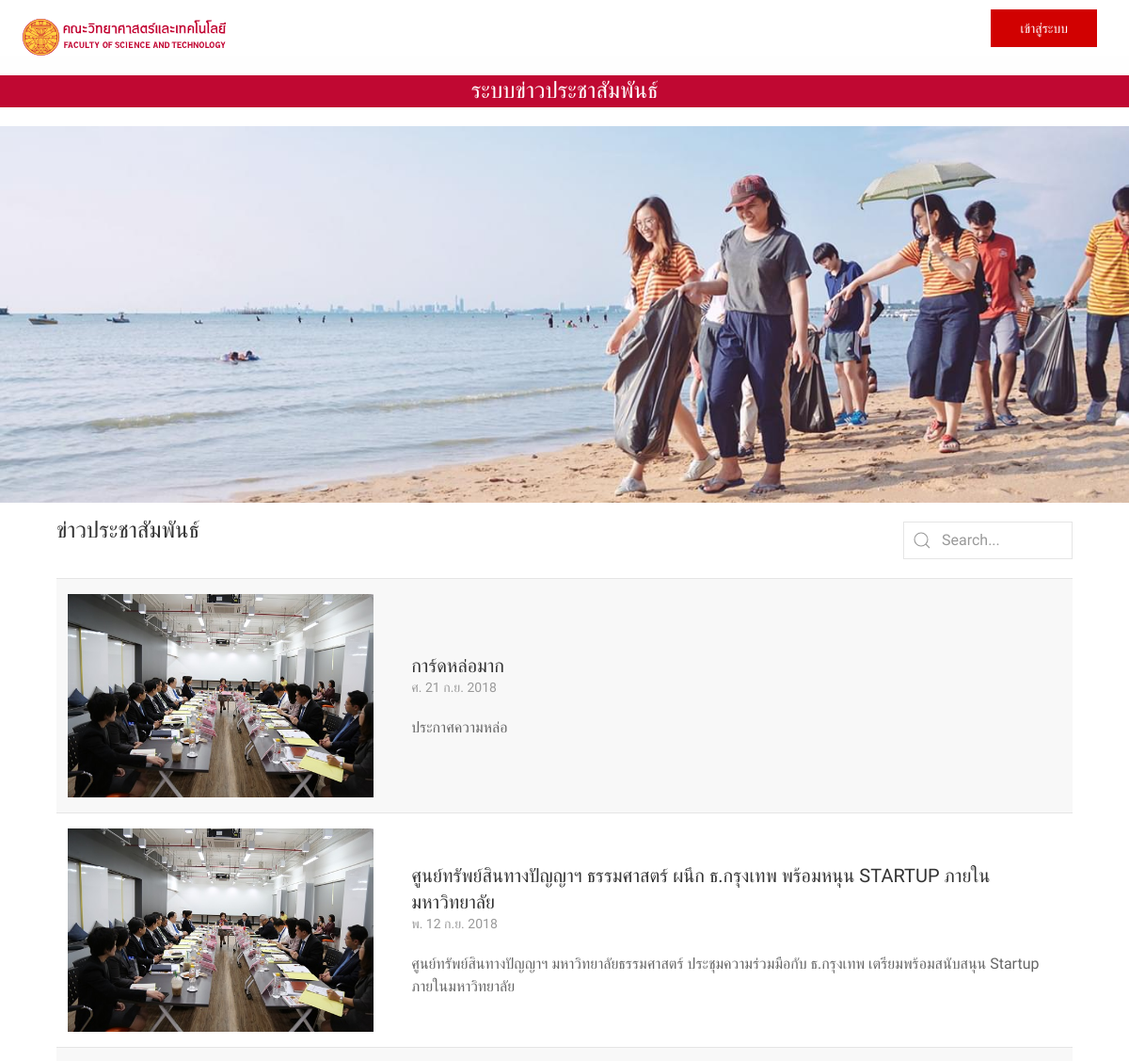
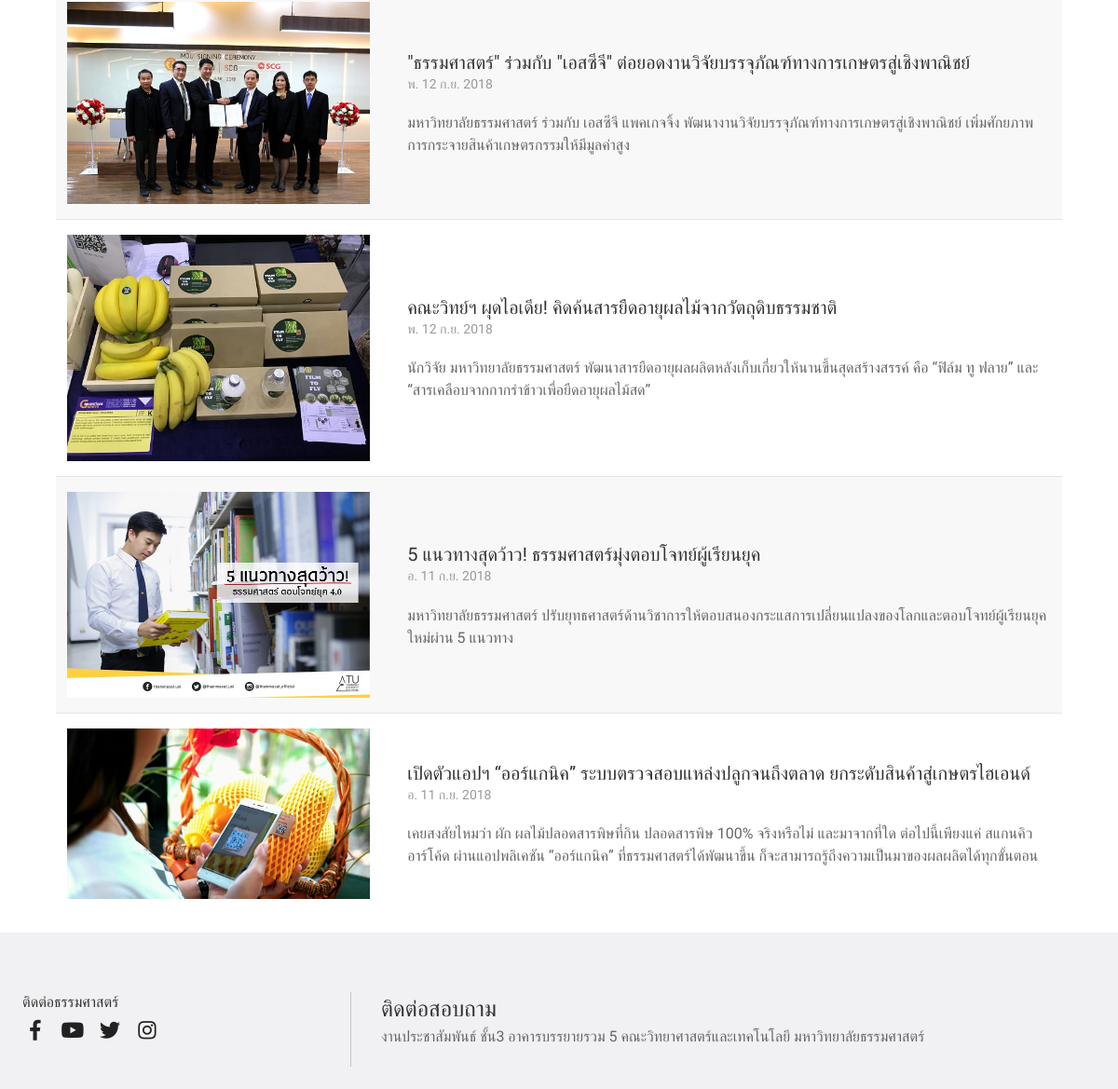
Before: / with the older database file (2 pictures, top to bottom).
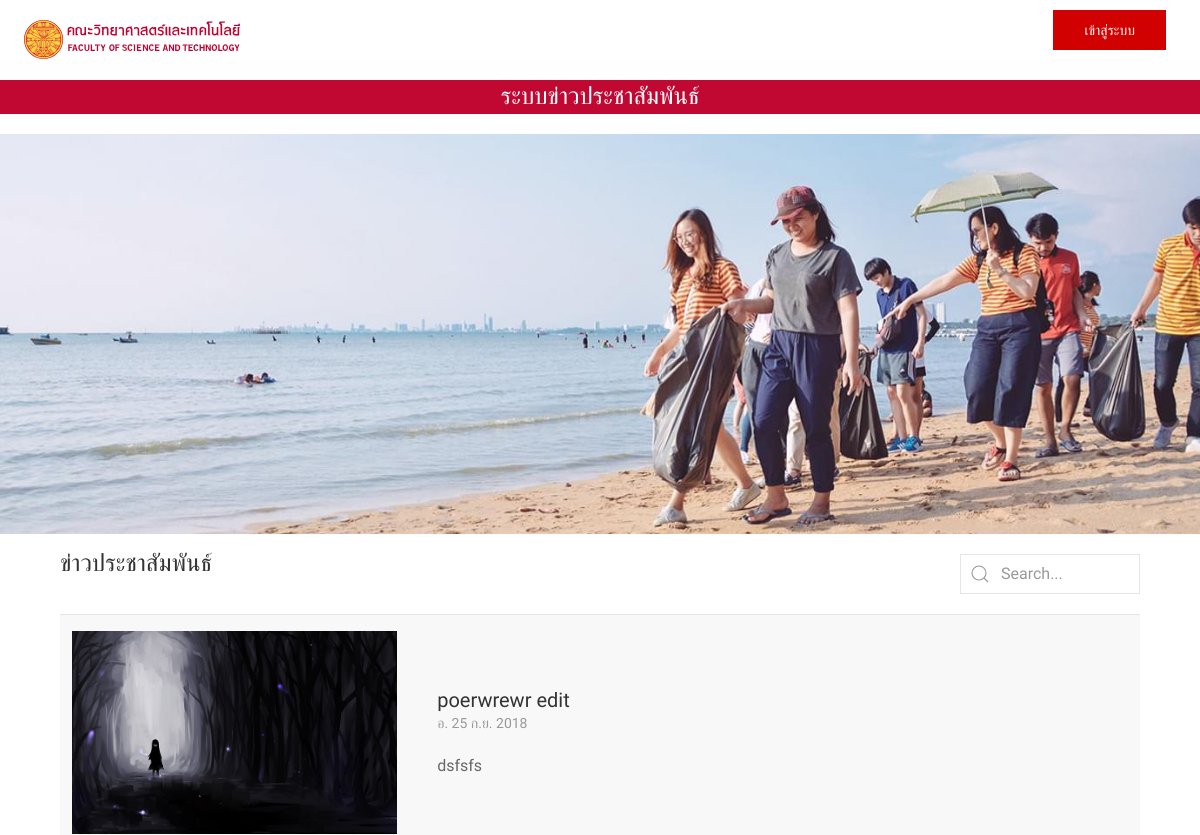
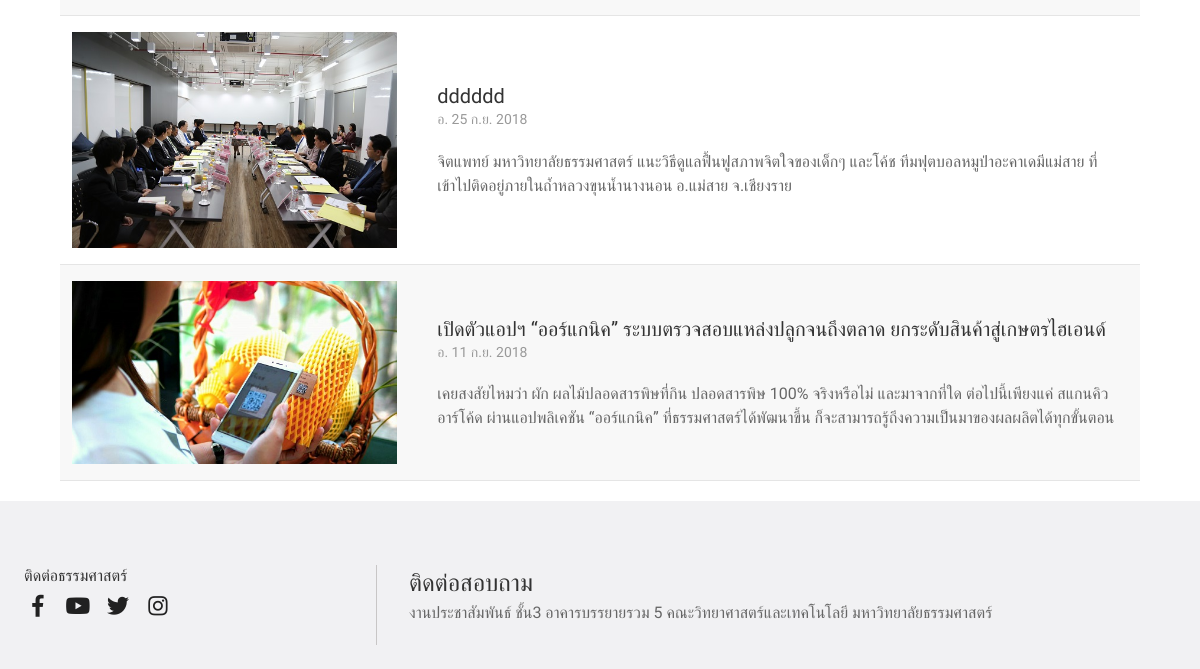
After: the same page with the newer database file (2 pictures, top to bottom).
### app/models.py (models this page shows, shortened)
class Newspublic(models.Model):
    title = models.CharField(max_length=500)
    date = models.DateField(default=datetime.date.today,blank=False)
    image = models.ImageField(blank=True,null=True)
    description = models.CharField(max_length=500,blank=True,null=True)
    content = RichTextUploadingField( null=True,blank=True)

### app/views.py (the view)
# urls.py: path('' , views.news_public , name="newpublic"),
def news_public(request):
    all_public = Newspublic.objects.all().order_by('-date')
    page = request.GET.get('page',1)
    paginator = Paginator(all_public,20)
    try:
        news = paginator.page(page)
    except PageNotAnInteger:
        news = paginator.page(1)
    except EmptyPage:
        news = paginator.page(paginator.num_pages)
    return render(request, 'news.html',{
        'news':news,
        })

### app/templates/news.html (shortened to what this page needs)
{% extends 'base.html' %}
{% load staticfiles %}
{% block content%}
{% load widget_tweaks %}
<div class="uk-position-relative uk-visible-toggle uk-light uk-margin-remove-top" uk-slideshow="ratio: 9:3; animation: push">
    <ul class="uk-slideshow-items">
        <li>
            <img src="{% static 'img/img2.jpg' %}" alt="" uk-cover>
        </li>
    </ul>
</div>
<div class="content">
    <div class="detaillcontent">
            <nav uk-navbar>
                    <div class="uk-navbar-left">
                        <h3>ข่าวประชาสัมพันธ์</h3>
                    </div>
                    <div class="uk-navbar-right uk-margin-top">
                        <div class="uk-margin">
                            <div class="uk-search uk-search-default">
                                <span class="uk-search-icon" uk-search-icon ></span>
                                <input id="searchbox" class="uk-search-input"  type="text" placeholder="Search..." onkeyup="onKeyupHandler(event)">
                            </div>
                        </div>
                    </div>
                </nav>
        <div>
            <div id="demo">
                <table class="uk-table uk-table-divider uk-table-striped">
                    <tbody>
                        {% for f in news %}
                        <tr>
                            <td>
                                <div class="uk-flex-middle" uk-grid>
                                    <article class="uk-width-2-3@m uk-comment">
                                        <header class="uk-comment-header uk-grid-medium uk-flex-middle" uk-grid>
                                            <div class="uk-width-expand">
                                                <h3 class="uk-comment-title uk-margin-remove"><a class="uk-link-reset" target="_blank" href="/news/{{f.id}}">{{f.title}}</a></h3>
                                                <ul class="uk-comment-meta uk-subnav uk-subnav-divider uk-margin-remove-top">
                                                    <li>{{ f.date|date:"D d M Y" }}</li>
                                                </ul>
                                            </div>
                                        </header>
                                        <div class="uk-comment-body">
                                            <p>{{ f.description }}</p>
                                        </div>
                                    </article>
                                    <div class="uk-width-1-3@m uk-flex-first">
                                        <img src="/media/{{f.image}}" />
                                    </div>
                                </div>
                            </td>
                        </tr>
                        {% endfor %}
                    </tbody>
                </table>
            </div>
        </div>
    </div>
</div>
{% endblock %}

### app/templates/base.html (shortened to what this page needs)
{% load static %}
<!DOCTYPE html>
<html>
<head>
  <link rel="stylesheet" href="{% static 'css/uikit.min.css' %}">
  <link rel="stylesheet" href="{% static 'css/custom.css' %}">
  <link rel="stylesheet" href="https://use.fontawesome.com/releases/v5.1.0/css/all.css">
  <link href='https://cdnjs.cloudflare.com/ajax/libs/froala-editor/2.8.4/css/froala_editor.min.css' rel='stylesheet' type='text/css' />
  <link href='https://cdnjs.cloudflare.com/ajax/libs/froala-editor/2.8.4/css/froala_style.min.css' rel='stylesheet' type='text/css' />
</head>
<body>
<link rel="stylesheet" href="{% static 'css/uikit.min.css' %}" />
<div id="app">
    <div class="body-block">
      <div class="navbar">
        <div class="header" >
          <nav class="uk-navbar-container" uk-navbar="mode: click">
            <div class="uk-navbar-left">
              <a href="/"><img src="{% static 'img/scitu_logo.svg' %}" class="main-logo"></a>
            </div>
            <div class="uk-navbar-right uk-margin-small-right" >
            <div class="uk-navbar-right">
                <ul class="uk-navbar-nav uk-visible@l">
                  {% if request.user.is_authenticated %}
                  <div class="uk-comment">
                    <div class="uk-comment-header uk-grid-medium uk-flex-middle" uk-grid>
                        <div class="uk-width">
                            <h4 class="uk-comment-title uk-margin-remove"><a class="uk-link-reset" href="#">{{user}}</a></h4>
                            <ul class="uk-comment-meta uk-subnav uk-subnav-divider uk-margin-remove-top">
                                <li><a href="{% url 'logout' %}">ออกจากระบบ</a></li>
                            </ul>
                        </div>
                      </div>
                  </div>
                  {% else %}
                  <a class="uk-button uk-button-primary" href="{% url 'social:begin' 'tu' %}">เข้าสู่ระบบ</a>
                  {% endif %}
                </ul>
              </div>
            </div>
          </nav>
        </div>
      </div>
      <div class="uk-margin-remove-bottom" align="center" style="background-color:#c00832;"><h3 style="color:white;">ระบบข่าวประชาสัมพันธ์</h3></div>
      <div class="content">
          {% block content %} {% endblock %}
      </div>
      <div class="page-footer">
        <div class="uk-flex footer-flex">
            <div class="about">
                <div class="contact">
                    <h6 class="contact-text">ติดต่อธรรมศาสตร์</h6>
                    <ul class="contact-list uk-margin-remove-bottom uk-padding-remove-bottom">
                      <li>
                        <a href="https://www.facebook.com/thammasat.uni"><i class="fab fa-facebook-f"></i></a>
                      </li>
                      <li>
                        <a href="https://www.youtube.com/user/PRTHAMMASAT"><i class="fab fa-youtube"></i></a>
                      </li>
                      <li>
                        <a href="https://twitter.com/thammasat_uni"><i class="fab fa-twitter"></i></a>
                      </li>
                      <li>
                        <a href="https://www.instagram.com/thammasat_official"><i class="fab fa-instagram"></i></a>
                      </li>
                    </ul>
                </div>
            </div>
            <div>
                <p class="uk-text-lead uk-margin-remove-bottom">ติดต่อสอบถาม</p>
                <p class="uk-padding-remove-top uk-margin-remove-top">งานประชาสัมพันธ์ ชั้น3 อาคารบรรยายรวม 5 คณะวิทยาศาสตร์และเทคโนโลยี มหาวิทยาลัยธรรมศาสตร์</p>
            </div>
        </div>
      </div>
  </div>
</div>
</body>
</html>

### static/css/custom.css (style rules this page uses)
.body-block { width: 100%; max-width: 1380px; min-width: 250px; height: auto; min-height: 100vh; margin: 0 auto; background-color: #FFFFFF; }
#app { background-color: #F1F1F3; width: 100%; height: auto; }
*:not(i) { font-family: 'Kanit', 'sans-serif' !important; }
.navbar { width: 100%; position: relative; overflow-x: hidden; -webkit-transition: 0.5s; -o-transition: 0.5s; transition: 0.5s; width: 80%; margin: auto; }
.navbar .main-logo { width: 100%; padding-left: 24px; }
.navbar .header { position: fixed; left: 50%; top: 0; transform: translate(-50%, 0); z-index: 1; width: 100%; max-width: 1380px; }
.navbar .uk-navbar-container { background-color: #FFFFFF !important; }
.navbar .uk-navbar-nav, .navbar .dropdown { margin-right: 24px; }
.content { min-height: calc(100vh - 301px); }
.detaillcontent { width: 90%; margin:0 auto; }
.uk-button-primary { background-color: #c00832; color: white; margin-right: 20px; }
.page-footer { background-color: #F1F1F3; width: calc(100% - 24px); max-width: 1380px; padding: 64px 0 24px 24px; bottom: 0; }
.about .contact .contact-text { font-size: 1rem; margin-bottom: 8px; }
.about .contact .contact-list li { display: inline-block; width: 28px; height: 28px; text-align: center; }
.about .contact .contact-list i { color: #212121; font-size: 22px; }
.about .contact .contact-list li:not(:first-child) { margin-left: 8px; }
.about .contact .contact-list { list-style: none; padding: 0 0 24px 0; margin: 0; }
@media screen and (max-width: 1380px) { .navbar { height: 80px; } }
@media screen and (max-width: 1380px) { .navbar .main-logo { width: 240px; padding-left: 24px; margin-top: 20px; } }
@media screen and (max-width: 1380px) { .navbar .header { height: 80px; background-color: #fefefe; } }
@media screen and (min-width: 1080px) { .footer-flex { -webkit-box-orient: horizontal; -webkit-box-direction: normal; flex-direction: row; } }
@media screen and (min-width: 1080px) { .about { width: 320px; padding-right: 32px; margin-right: 32px; border-right: solid 1px #c8c6c6; } }
@media screen and (min-width: 1080px) { .content { min-height: calc(100vh - 351px); } }

Changed rows visible on the page:
removed Newspublic: title "การ์ดหล่อมาก", date "ศ. 21 ก.ย. 2018", description "ประกาศความหล่อ", image (picture)
removed Newspublic: title "ศูนย์ทรัพย์สินทางปัญญาฯ ธรรมศาสตร์ ผนึก ธ.กรุงเทพ พร้อมหนุน STARTUP ภายในมหาวิทยาลัย", date "พ. 12 ก.ย. 2018", description "ศูนย์ทรัพย์สินทางปัญญาฯ มหาวิทยาลัยธรรมศาสตร์ ประชุมความร่วมมือกับ ธ.กรุงเทพ เตรียมพร้อมสนับสนุน Startup ภายในมหาวิทยาลัย", image (picture)
removed Newspublic: title "\"ธรรมศาสตร์\" ร่วมกับ \"เอสซีจี\" ต่อยอดงานวิจัยบรรจุภัณฑ์ทางการเกษตรสู่เชิงพาณิชย์", date "พ. 12 ก.ย. 2018", description "มหาวิทยาลัยธรรมศาสตร์ ร่วมกับ เอสซีจี แพคเกจจิ้ง พัฒนางานวิจัยบรรจุภัณฑ์ทางการเกษตรสู่เชิงพาณิชย์ เพิ่มศักยภาพการกระจายสินค้าเกษตรกรรมให้มีมูลค่าสูง", image (picture)
removed Newspublic: title "คณะวิทย์ฯ ผุดไอเดีย! คิดค้นสารยืดอายุผลไม้จากวัตถุดิบธรรมชาติ", date "พ. 12 ก.ย. 2018", description "นักวิจัย มหาวิทยาลัยธรรมศาสตร์ พัฒนาสารยืดอายุผลผลิตหลังเก็บเกี่ยวให้นานขึ้นสุดสร้างสรรค์ คือ “ฟิล์ม ทู ฟลาย” และ “สารเคลือบจากกากรำข้าวเพื่อยืดอายุผลไม้สด”", image (picture)
removed Newspublic: title "5 แนวทางสุดว้าว! ธรรมศาสตร์มุ่งตอบโจทย์ผู้เรียนยุค", date "อ. 11 ก.ย. 2018", description "มหาวิทยาลัยธรรมศาสตร์ ปรับยุทธศาสตร์ด้านวิชาการให้ตอบสนองกระแสการเปลี่ยนแปลงของโลกและตอบโจทย์ผู้เรียนยุคใหม่ผ่าน 5 แนวทาง", image (picture)
added Newspublic: title "poerwrewr edit", date "อ. 25 ก.ย. 2018", description "dsfsfs", image (picture)
added Newspublic: title "dddddd", date "อ. 25 ก.ย. 2018", description "จิตแพทย์ มหาวิทยาลัยธรรมศาสตร์ แนะวิธีดูแลฟื้นฟูสภาพจิตใจของเด็กๆ และโค้ช ทีมฟุตบอลหมูป่าอะคาเดมีแม่สาย ที่เข้าไปติดอยู่ภายในถ้ำหลวงขุนน้ำนางนอน อ.แม่สาย จ.เชียงราย", image (picture)
